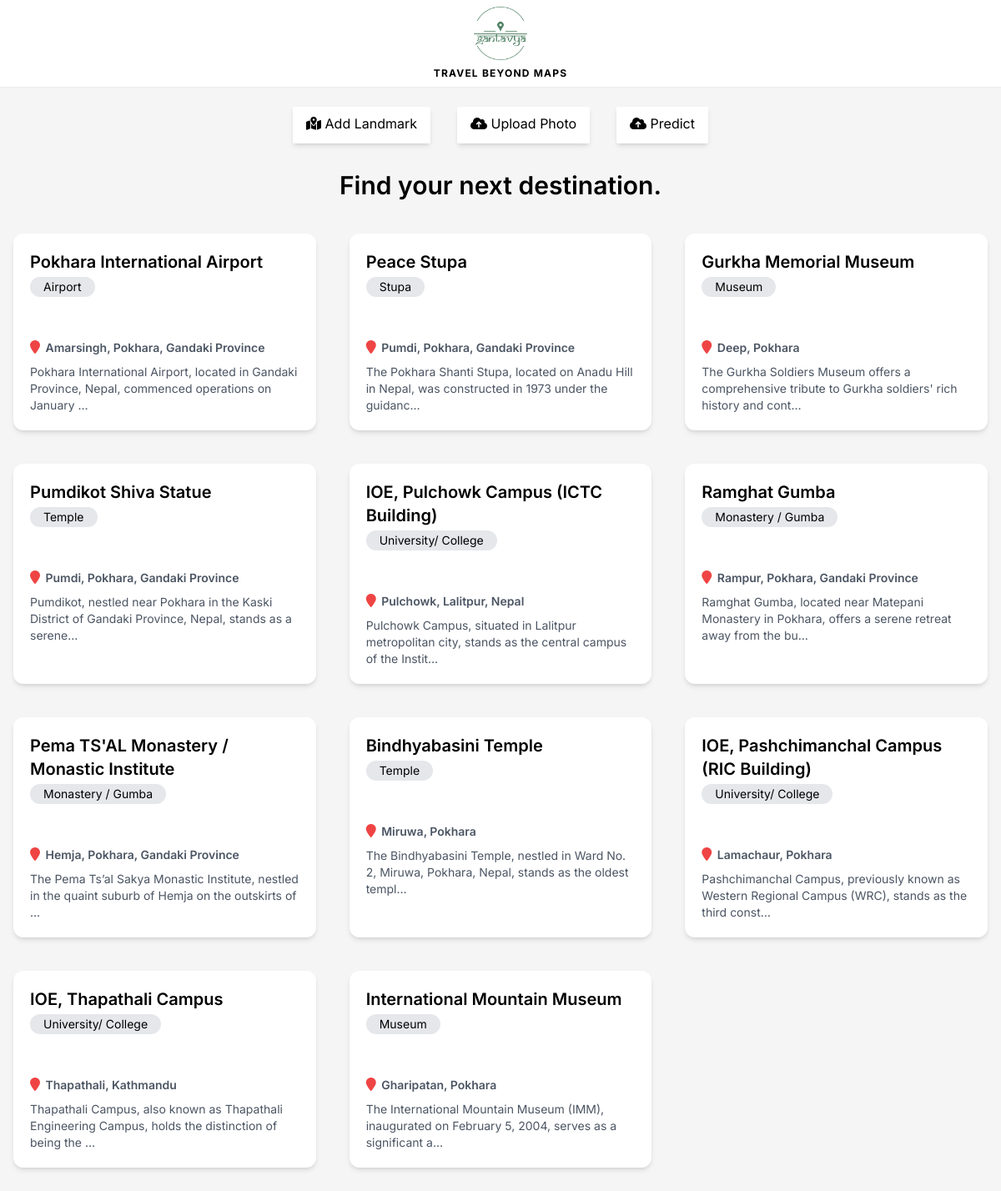
The page / on the database its author committed.
### base/models.py (models this page shows, shortened)
class Landmark(models.Model):
    name = models.CharField(max_length=300,blank=False, null=False) # Pumdikot Shiva Statue
    address = models.CharField(max_length=300,blank=False, null=False) # Pumdikot
    type = models.CharField(max_length=300,blank=False, null=False) # Temple
    description = models.TextField(null=True, blank=True)
    facts = models.TextField(null=True, blank=True)
    longitude = models.CharField(max_length=50, null=True, blank=True)
    latitude = models.CharField(max_length=50, null=True, blank=True)
    saved_by = models.ManyToManyField(User, related_name='saved_landmarks', blank=True) # landmark saved by users
    pred_history = models.ManyToManyField(User, related_name='predicted_landmarks', blank=True) # landmark predicted by users
    updated = models.DateTimeField(auto_now=True)
    created = models.DateTimeField(auto_now_add=True)

### base/views.py (the view)
# urls.py: path("", views.landmark_list, name="list_landmarks"),
def landmark_list(request):
    all_landmarks = Landmark.objects.all()
    photos = {}
    for landmark in all_landmarks:
        photo = landmark.photos.all()[:2]
        photos[landmark.id] = photo
    return render(request, 'base/Home.html', {'landmarks':all_landmarks, 'photos':photos})

### base/templates/base/Home.html (shortened to what this page needs)
{% extends 'base/index.html' %} {% load mytags %}  {% block body %}
<h1 class="text-3xl font-semibold tracking-loose text-center mt-2 mb-10">
	Find your next destination.
</h1>
<main>
	<div class="grid grid-cols-1 md:grid-cols-2 lg:grid-cols-3 gap-10">
		{% for landmark in landmarks %}
		<div
			class="bg-white shadow-md hover:shadow-lg duration-300 ease-in-out rounded-xl p-5"
		>
			<a href="{% url 'landmark_detail' landmark.id  %}">
				{% for key, value in photos.items %} {% if landmark.id == key %}
				<div class="flex flex-col gap-1 items-start">
					<h1 class="text-xl font-semibold">{{landmark.name}}</h1>
					<p class="text-sm bg-gray-200 rounded-full px-4 py-0.5 w-fit">
						{{landmark.type}}
					</p>
				</div>
				<div class="flex flex-col items-start gap-2 justify-between">
					<p>
						<i
							class="fas fa-map-marker text-red-500 mr-0.5"
							aria-hidden="true"
						></i>
						<span class="text-sm font-semibold text-gray-600"
							>{{landmark.address}}
						</span>
					</p>
					<p class="text-gray-600 text-sm">
						{{ landmark.description|truncatechars:100 }}
					</p>
				</div>
				{% endif %} {% endfor %}
			</a>
		</div>
		{% endfor %}
	</div>
</main>
{% endblock %}

### base/templates/base/index.html (shortened to what this page needs)
{% load static %}
<!DOCTYPE html>
<html lang="en">
	<head>
		<script src="https://cdn.tailwindcss.com"></script>
		<link
			rel="stylesheet"
			href="https://cdnjs.cloudflare.com/ajax/libs/font-awesome/6.0.0-beta3/css/all.min.css"
		/>
		<link rel="stylesheet" href="{% static 'styles/css/globals.css' %}" />
	</head>
	<body>
		<header class="shadow-sm mb-4 fixed top-0 inset-x-0 bg-white">
			<nav
				class="container max-w-7xl mx-auto px-4 py-2 flex w-full items-center gap-2 justify-center"
			>
				<a href="{% url 'list_landmarks' %}">
					<div class="flex flex-col items-center gap-2">
						<img
							src="{% static 'images/logos/logo_green.png' %}"
							alt="logo"
							class="w-16 object-contain"
						/>
						<h1 class="tracking-widest font-bold text-xs uppercase">
							Travel Beyond Maps
						</h1>
					</div>
				</a>
			</nav>
		</header>
		<div
			class="container mx-auto max-w-7xl mt-[120px] flex items-center justify-center gap-8 py-2"
		>
			<a href="{% url 'create_landmark' %}">
				<div
					class="bg-white shadow-md hover:text-blue-800 rounded-sm px-4 py-2 border-b-4 border-b-transparent hover:border-b-blue-700 duration-500 hover:cursor-pointer ease-in-out"
				>
					<i class="fas fa-map-location-dot"></i>
					<span>Add Landmark </span>
				</div>
			</a>
			<a href="{% url 'upload_photo' landmark_id=1 %}">
				<div
					class="bg-white shadow-md hover:text-blue-800 rounded-sm px-4 py-2 border-b-4 border-b-transparent hover:border-b-blue-700 duration-300 hover:cursor-pointer ease-in-out"
				>
					<i class="fas fa-cloud-upload-alt"></i>
					<span>Upload Photo </span>
				</div>
			</a>
			<a href="{% url 'prediction' %}">
				<div
					class="bg-white shadow-md hover:text-blue-800 rounded-sm px-4 py-2 border-b-4 border-b-transparent hover:border-b-blue-700 duration-300 hover:cursor-pointer ease-in-out"
				>
					<i class="fas fa-cloud-upload-alt"></i>
					<span>Predict </span>
				</div>
			</a>
		</div>
		<section class="container mx-auto max-w-7xl px-4 pt-4 pb-8">
			{% block body %} {% endblock %}
		</section>
	</body>
</html>

### static/styles/css/globals.css (style rules this page uses)
* { margin: 0; padding: 0; box-sizing: border-box; font-family: 'Inter', sans-serif; }
html { scroll-behavior: smooth; }
body { background-color: #f5f5f5; }

### rows shown on the page
Landmark: name "Pokhara International Airport", type "Airport", address "Amarsingh, Pokhara, Gandaki Province", description "Pokhara International Airport, located in Gandaki Province, Nepal, commenced operations on January …"
Landmark: name "Peace Stupa", type "Stupa", address "Pumdi, Pokhara, Gandaki Province", description "The Pokhara Shanti Stupa, located on Anadu Hill in Nepal, was constructed in 1973 under the guidanc…"
Landmark: name "Gurkha Memorial Museum", type "Museum", address "Deep, Pokhara", description "The Gurkha Soldiers Museum offers a comprehensive tribute to Gurkha soldiers' rich history and cont…"
Landmark: name "Pumdikot Shiva Statue", type "Temple", address "Pumdi, Pokhara, Gandaki Province", description "Pumdikot, nestled near Pokhara in the Kaski District of Gandaki Province, Nepal, stands as a serene…"
Landmark: name "IOE, Pulchowk Campus (ICTC Building)", type "University/ College", address "Pulchowk, Lalitpur, Nepal", description "Pulchowk Campus, situated in Lalitpur metropolitan city, stands as the central campus of the Instit…"
Landmark: name "Ramghat Gumba", type "Monastery / Gumba", address "Rampur, Pokhara, Gandaki Province", description "Ramghat Gumba, located near Matepani Monastery in Pokhara, offers a serene retreat away from the bu…"
Landmark: name "Pema TS'AL Monastery / Monastic Institute", type "Monastery / Gumba", address "Hemja, Pokhara, Gandaki Province", description "The Pema Ts’al Sakya Monastic Institute, nestled in the quaint suburb of Hemja on the outskirts of …"
Landmark: name "Bindhyabasini Temple", type "Temple", address "Miruwa, Pokhara", description "The Bindhyabasini Temple, nestled in Ward No. 2, Miruwa, Pokhara, Nepal, stands as the oldest templ…"
Landmark: name "IOE, Pashchimanchal Campus (RIC Building)", type "University/ College", address "Lamachaur, Pokhara", description "Pashchimanchal Campus, previously known as Western Regional Campus (WRC), stands as the third const…"
Landmark: name "IOE, Thapathali Campus", type "University/ College", address "Thapathali, Kathmandu", description "Thapathali Campus, also known as Thapathali Engineering Campus, holds the distinction of being the …"
Landmark: name "International Mountain Museum", type "Museum", address "Gharipatan, Pokhara", description "The International Mountain Museum (IMM), inaugurated on February 5, 2004, serves as a significant a…"
